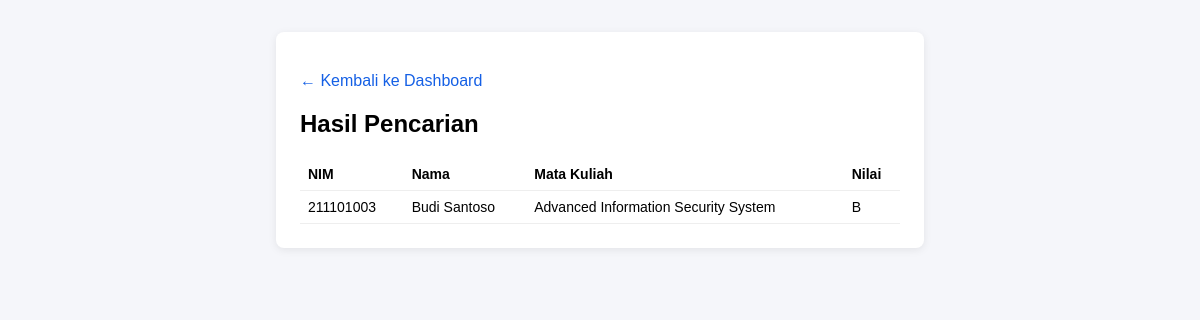
The page /search.php?id=3 (signed in) on the database its author committed.
### tables this page shows
CREATE TABLE IF NOT EXISTS nilai (
    id INT AUTO_INCREMENT PRIMARY KEY,
    mahasiswa_id INT NOT NULL,
    mata_kuliah VARCHAR(100) NOT NULL,
    nilai VARCHAR(5) NOT NULL,
    FOREIGN KEY (mahasiswa_id) REFERENCES mahasiswa(id)
);

CREATE TABLE IF NOT EXISTS mahasiswa (
    id INT AUTO_INCREMENT PRIMARY KEY,
    nim VARCHAR(20) NOT NULL,
    nama VARCHAR(100) NOT NULL
);

### search.php (the view, shortened to what this page needs)
<?php require 'config.php';
$security = getenv('SECURITY_LEVEL') ?: 'low';
$id = $_GET['id'] ?? '';
$rows = [];
if ($id !== '') {
    if ($security === 'low') {
        $sql = "SELECT m.nim, m.nama, n.mata_kuliah, n.nilai FROM mahasiswa m
                JOIN nilai n ON n.mahasiswa_id = m.id WHERE m.id = $id";
        $result = $conn->query($sql);
        if ($result) {
            while ($row = $result->fetch_assoc()) { $rows[] = $row; }
        } else {
            $error = $conn->error;
        }
    }
}
?>
<!DOCTYPE html>
<html lang="id">
<head><meta charset="UTF-8"><title>Hasil Pencarian - Portal Akademik</title>
</head>
<body>
    <div class="container">
        <p><a href="dashboard.php">&larr; Kembali ke Dashboard</a></p>
        <h2>Hasil Pencarian</h2>
        <table>
            <tr><th>NIM</th><th>Nama</th><th>Mata Kuliah</th><th>Nilai</th></tr>
            <?php foreach ($rows as $r): ?>
            <tr>
                <td><?= htmlspecialchars($r['nim']) ?></td>
                <td><?= htmlspecialchars($r['nama']) ?></td>
                <td><?= htmlspecialchars($r['mata_kuliah']) ?></td>
                <td><?= htmlspecialchars($r['nilai']) ?></td>
            </tr>
            <?php endforeach; ?>
        </table>
    </div>
</body>
</html>

### search.php (style rules this page uses)
body { font-family: Arial, sans-serif; background:#f5f6fa; }
.container { max-width:600px; margin:32px auto; background:#fff; padding:24px; border-radius:8px; box-shadow:0 2px 8px rgba(0,0,0,0.08); }
table { width:100%; border-collapse:collapse; margin-top:16px; }
th, td { text-align:left; padding:8px; border-bottom:1px solid #eee; font-size:14px; }
a { color:#1560E5; text-decoration:none; }

### rows shown on the page
nilai: mahasiswa.nim "211101003", mahasiswa.nama "Budi Santoso", mata_kuliah "Advanced Information Security System", nilai "B"
